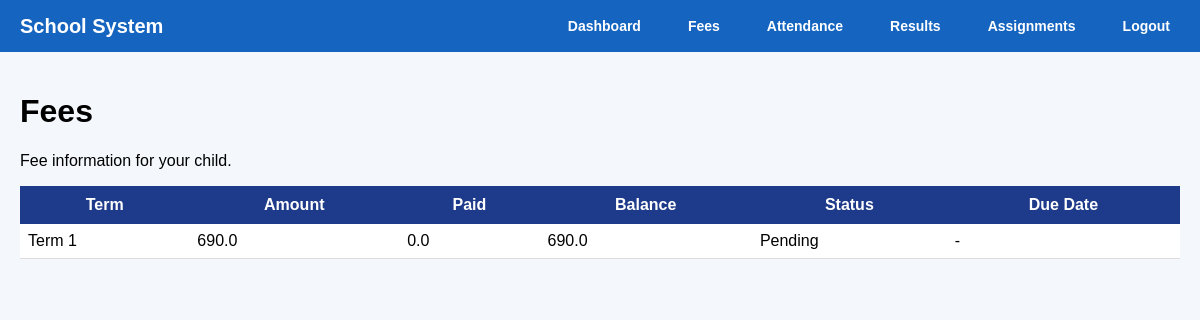
Page /parent_fees (signed in) on the earlier database version.
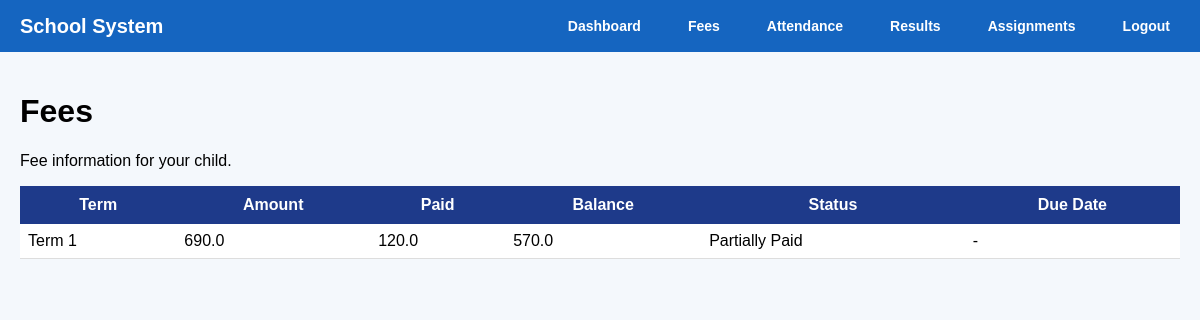
Same page on the later database version.
### tables this page shows
CREATE TABLE fees (
            id INTEGER PRIMARY KEY AUTOINCREMENT,
            student_id INTEGER NOT NULL,
            amount REAL DEFAULT 0,
            paid_amount REAL DEFAULT 0,
            balance REAL DEFAULT 0,
            status TEXT,
            due_date TEXT, term_name TEXT,
            FOREIGN KEY(student_id) REFERENCES students(id)
        );

### app.py (the view)
@app.route("/parent_fees")
@login_required
@roles_required("parent")
def parent_fees():
    conn = get_db()
    cursor = conn.cursor()
    cursor.execute("""
        SELECT f.*, s.first_name, s.last_name, s.class_name
        FROM fees f
        JOIN guardians g ON f.student_id = g.student_id
        JOIN students s ON s.id = f.student_id
        WHERE g.parent_user_id = ?
        ORDER BY f.term_name
    """, (session["user_id"],))
    fee_records = cursor.fetchall()
    conn.close()
    return render_template("parent_fees.html", fee_records=fee_records)

### app.py (called while the page is built)
def get_db():
    conn = sqlite3.connect("school.db")
    conn.row_factory = sqlite3.Row
    return conn

def login_required(f):
    @wraps(f)
    def wrapper(*args, **kwargs):
        if "user_id" not in session:
            flash("Please log in first.", "warning")
            return redirect(url_for("login"))
        return f(*args, **kwargs)
    return wrapper

def roles_required(*allowed_roles):
    def decorator(f):
        @wraps(f)
        def wrapper(*args, **kwargs):
            if "user_id" not in session:
                flash("Please log in first.", "warning")
                return redirect(url_for("login"))
            if session.get("role") not in allowed_roles:
                flash("You are not allowed to access that page.", "danger")
                return redirect(url_for("dashboard"))
            return f(*args, **kwargs)
        return wrapper
    return decorator

### templates/parent_fees.html (shortened to what this page needs)
{% extends "base.html" %}
{% block content %}
<h1 class="page-title">Fees</h1>
<p class="page-subtitle">Fee information for your child.</p>
<div class="card">
    <div class="table-wrapper">
        <table>
            <thead>
                <tr>
                    <th>Term</th>
                    <th>Amount</th>
                    <th>Paid</th>
                    <th>Balance</th>
                    <th>Status</th>
                    <th>Due Date</th>
                </tr>
            </thead>
            <tbody>
                {% for fee in fee_records %}
                <tr>
                    <td>{{ fee.term_name or '-' }}</td>
                    <td>{{ fee.amount }}</td>
                    <td>{{ fee.paid_amount }}</td>
                    <td>{{ fee.balance }}</td>
                    <td>{{ fee.status }}</td>
                    <td>{{ fee.due_date or '-' }}</td>
                </tr>
                {% else %}
                <tr>
                    <td colspan="6">No fee records found.</td>
                </tr>
                {% endfor %}
            </tbody>
        </table>
    </div>
</div>
{% endblock %}

Differences in the rows shown:
changed fees "Term 1": paid_amount "0.0" → "120.0"; balance "690.0" → "570.0"; status "Pending" → "Partially Paid"
